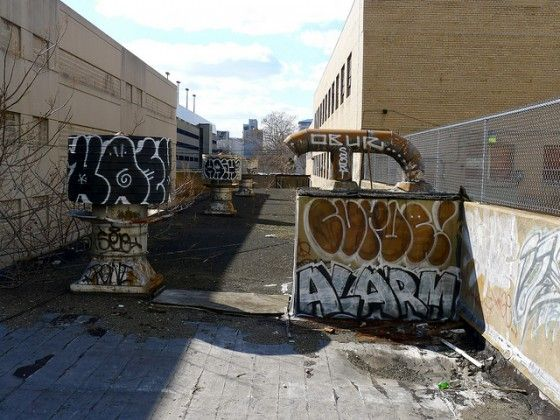
%> input picture 1.jpg, 560 x 420 px
$ octave --eval "result = calculeazaEnergie(imread('1.jpg'));"   (GNU Octave 9; MATLAB toolbox functions it lacks are replaced by stand-ins)
%> lines starting %> are read from the running program, lines starting %| are printed output that depends on the picture
function E = calculeazaEnergie(img)
%calculeaza energia la fiecare pixel pe baza gradientului
%input: img - imaginea initiala
%output: E - energia

%urmati urmatorii pasi:
%transformati imaginea in grayscale
%folositi un filtru sobel pentru a calcula gradientul in directia x si y
%calculati magnitudinea gradientului
%E - energia = gradientul imaginii

%completati aici codul vostru

% if size(img, 3)== 3
    img = rgb2gray(img);
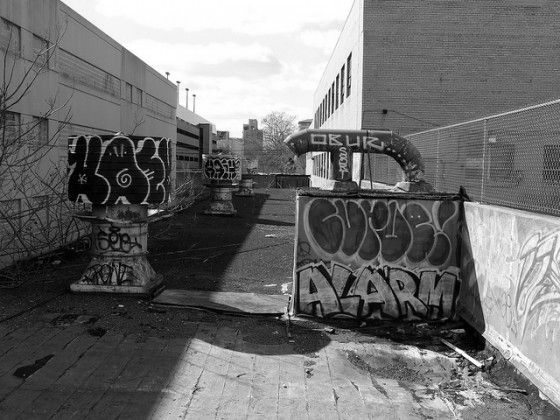
%> img: size 420x560 uint8; min 0, max 255, mean 111.6
% end

f = -fspecial ('sobel');
fX = imfilter (int16(img), f, 'replicate');
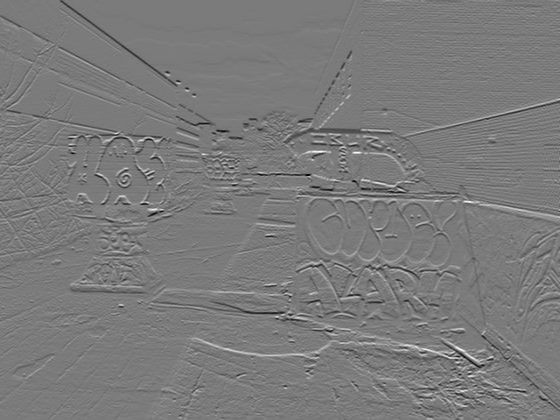
%> fX: size 420x560 int16; min -800, max 855, mean -1; drawn with min black and max white
fY = imfilter (int16(img), f','replicate');
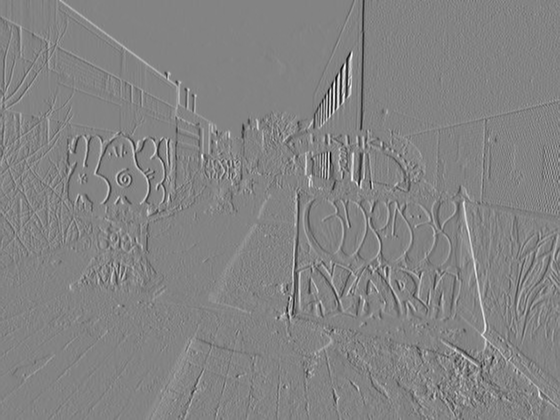
%> fY: size 420x560 int16; min -912, max 856, mean 1.2; drawn with min black and max white
E = sqrt(double(fX.^2 + fY.^2));
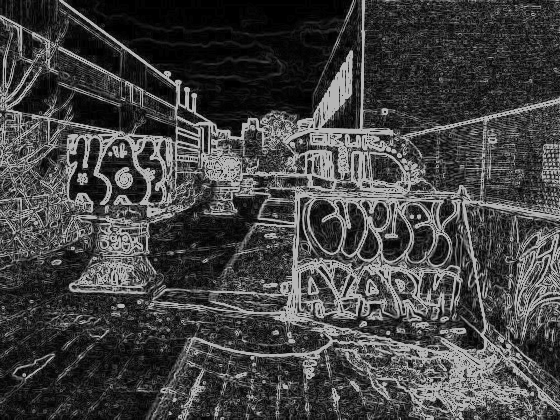
%> E: size 420x560 double; min 0, max 181, mean 66.7

$ run again, on 3.jpg
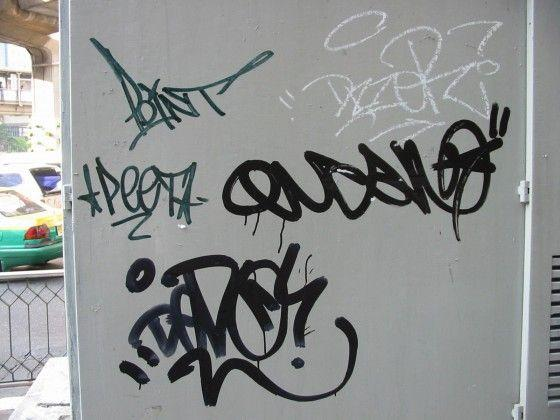
%> input picture 3.jpg, 560 x 420 px
%> in calculeazaEnergie, `fY = imfilter (int16(img), f','replicate');`:
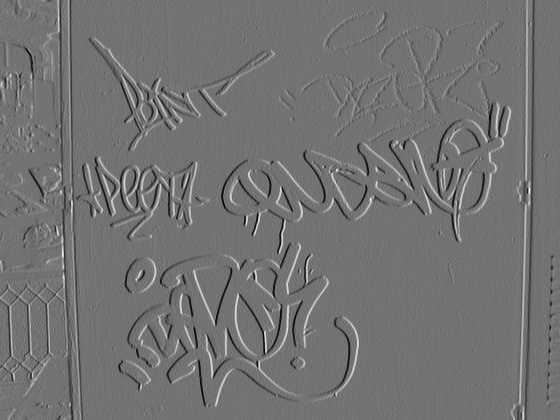
%> fY: size 420x560 int16; min -632, max 767, mean -0.9; drawn with min black and max white
%> in calculeazaEnergie, `E = sqrt(double(fX.^2 + fY.^2));`:
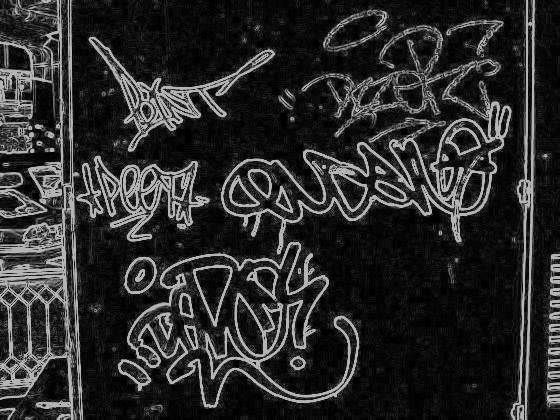
%> E: size 420x560 double; min 0, max 181, mean 43.9

$ run again, on 4.jpg
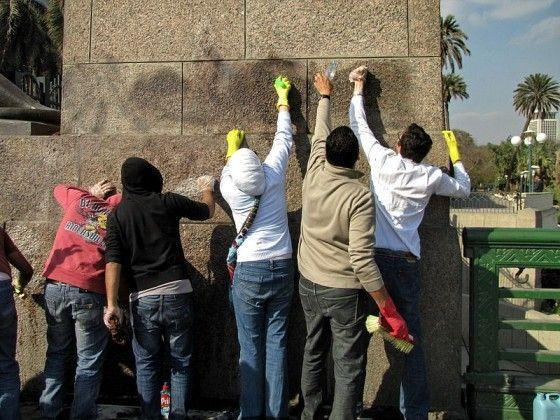
%> input picture 4.jpg, 560 x 420 px
%> in calculeazaEnergie, `fY = imfilter (int16(img), f','replicate');`:
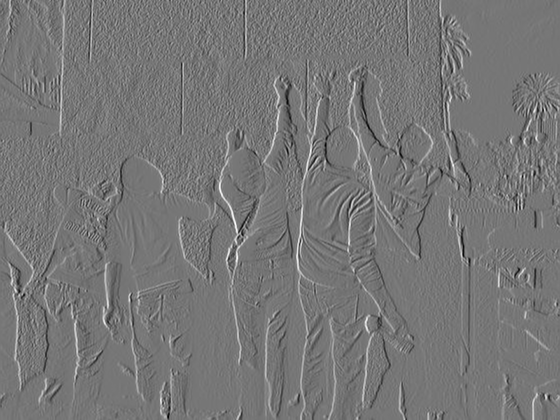
%> fY: size 420x560 int16; min -793, max 910, mean 0.8; drawn with min black and max white
%> in calculeazaEnergie, `E = sqrt(double(fX.^2 + fY.^2));`:
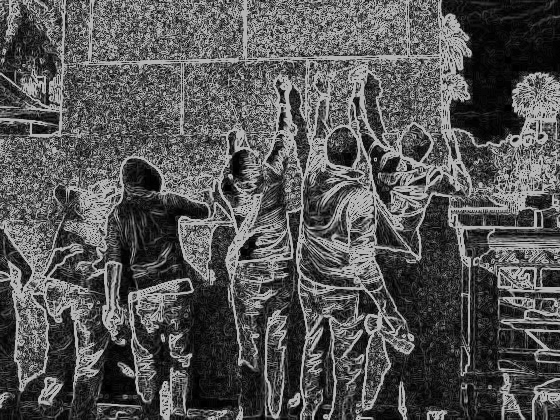
%> E: size 420x560 double; min 0, max 181, mean 84.6
